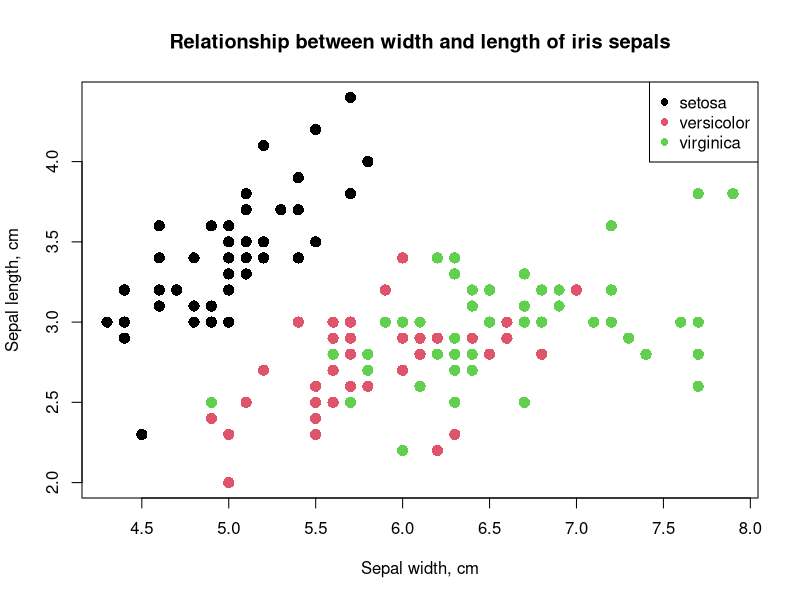

The R source for this figure:
## ---- chunk 1
plot(Sepal.Width ~ Sepal.Length, col=Species, data=iris,
     main = "Relationship between width and length of iris sepals",
     pch=16, cex=1.5,
     xlab = "Sepal width, cm", ylab = "Sepal length, cm")
legend("topright", legend = unique(iris$Species),
       col=1:3, pch=16)
